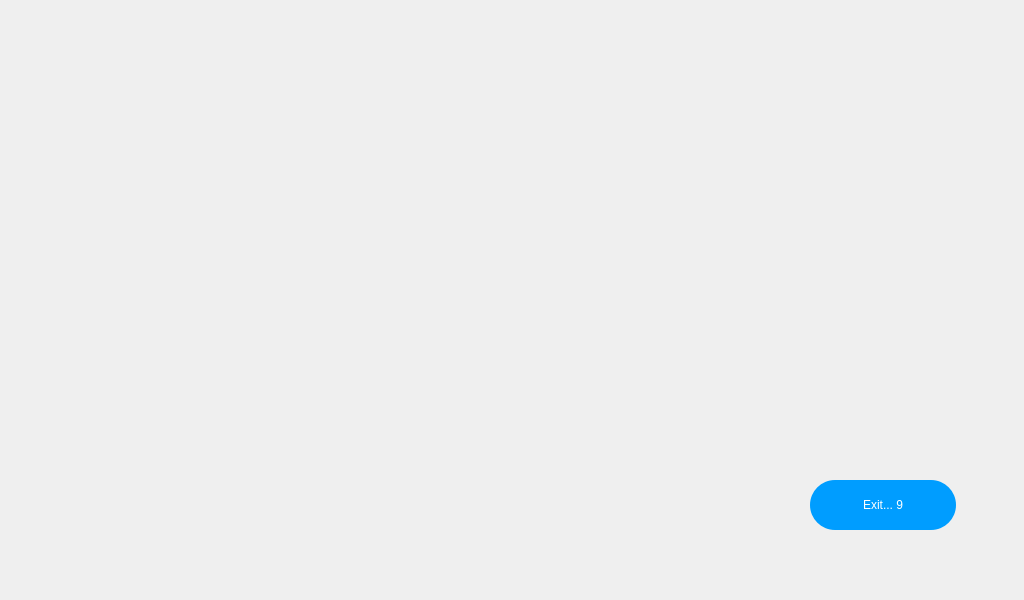
<?xml version="1.0" encoding="UTF-8"?>
<ui version="4.0">
 <class>EndingWindow</class>
 <widget class="QWidget" name="EndingWindow">
  <property name="geometry">
   <rect>
    <x>0</x>
    <y>0</y>
    <width>1024</width>
    <height>600</height>
   </rect>
  </property>
  <property name="windowTitle">
   <string>Form</string>
  </property>
  <widget class="QPushButton" name="btnEnding">
   <property name="geometry">
    <rect>
     <x>810</x>
     <y>480</y>
     <width>146</width>
     <height>50</height>
    </rect>
   </property>
   <property name="styleSheet">
    <string notr="true">background-color: #009DFF;
font: 16pt &quot;Noto Sans CJK KR&quot;;
border-radius: 25px;
color: white;
border: none;
outline: none;</string>
   </property>
   <property name="text">
    <string>Exit... 9</string>
   </property>
   <property name="flat">
    <bool>true</bool>
   </property>
  </widget>
  <widget class="QLabel" name="lblImg">
   <property name="geometry">
    <rect>
     <x>30</x>
     <y>20</y>
     <width>722</width>
     <height>552</height>
    </rect>
   </property>
   <property name="text">
    <string/>
   </property>
  </widget>
 </widget>
 <resources/>
 <connections/>
</ui>
